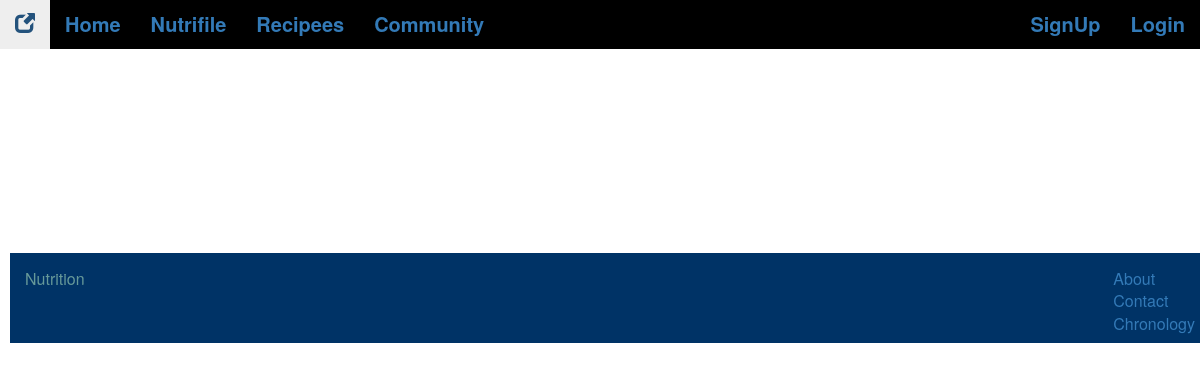
The app's page /nutrition/community/post/list/, older data.
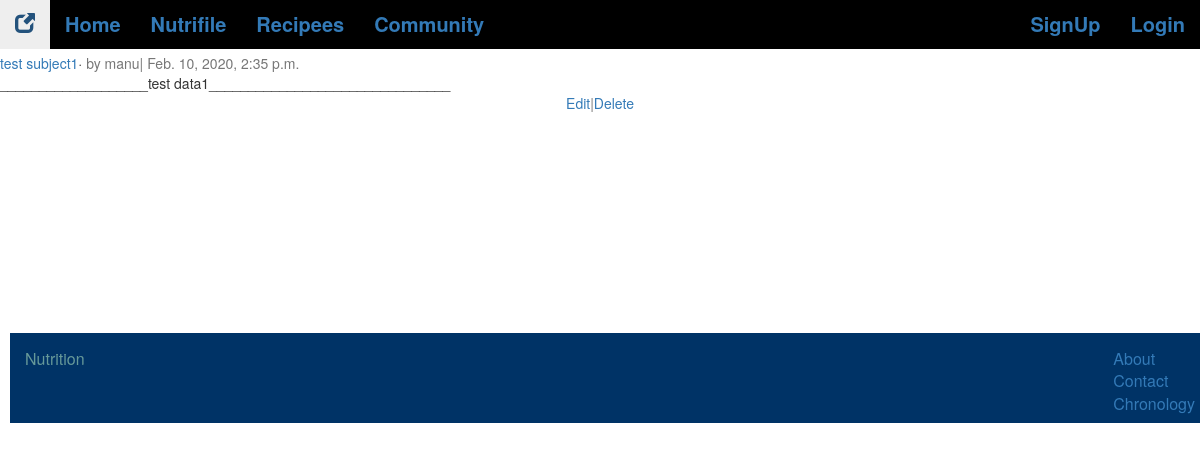
The same page, newer data.
### nutrition/models.py (models this page shows, shortened)
class Post(models.Model):
     subject=models.CharField(max_length=150)
     author=models.ForeignKey(
          get_user_model(),
          on_delete=models.CASCADE,)
     body=models.TextField()
     date=models.DateTimeField(auto_now_add=True)

### users/models.py (models this page shows)
class CustomUser(AbstractUser):
        age=models.PositiveIntegerField(null=True,blank=True)
        DateofBirth=models.DateField(null=True,blank=True)

### nutrition/views.py (the view)
# urls.py: path('nutrition/community/post/list/',PostListView.as_view(),name='post_list'),
class PostListView(ListView):
    model=Post
    template_name='post_list.html'

### templates/post_list.html (shortened to what this page needs)
{%extends 'base1.html'%}
{%block content%}
{%for post in object_list%}
<div class="card">
<div class="card-header">
<span class="font-weight-bold"><a href="{%url 'post_detail' post.pk%}">{{post.subject}}</a></span>&middot;
<span class="text-muted">by {{post.author}}|
{{post.date}}</span>
</div>
<div class="card-body">
{{post.body}}
</div>
<div class="card-footer text-center text-muted">
<a href="#">Edit</a>|<a href="#">Delete</a>
</div>
</div>
<br/>
{%endfor %}
{%endblock content%}

Row changes from the older to the newer data that the page shows:
added Post: subject "test subject1", author "manu", date "Feb. 10, 2020, 2:35 p.m.", body "___________________test data1_______________________________"
